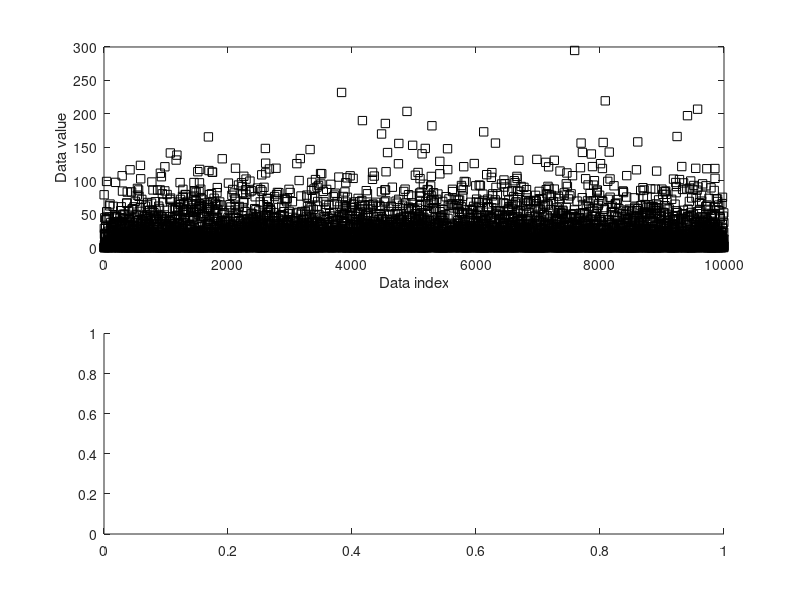

MATLAB code for this plot: (Note: this script raises an error after producing the figure.)
%%
%   COURSE: Master statistics and machine learning: intuition, math, code										
%      URL: udemy.com/course/statsml_x/?couponCode=202212 
% 
%  SECTION: Confidence intervals
%    VIDEO: Compute confidence intervals by formula
% 
%  TEACHER: Mike X Cohen, sincxpress.com
%

%%

% a clear MATLAB workspace is a clear mental workspace
close all; clear; clc

%% simulate data

popN = 1e7; % lots and LOTS of data!!

% the data (note: non-normal!)
population = (4*randn(popN,1)).^2;

% we can calculate the exact population mean
popMean = mean(population);

% let's see it
figure(1), clf
subplot(211)
% only plot every 1000th sample
plot(population(1:1000:end),'ks')
xlabel('Data index'), ylabel('Data value')

subplot(212)
histogram(population,'BinMethod','fd')
ylabel('Count'), xlabel('Data value')

%% draw a random sample

% parameters
samplesize = 40;
confidence = 95; % in percent

% compute sample mean
randSamples = randi(popN,samplesize,1);
samplemean  = mean(population(randSamples));
samplestd   = std(population(randSamples));

% compute confidence intervals
citmp = (1-confidence/100)/2;
confint = samplemean + tinv([citmp 1-citmp],samplesize-1) * samplestd/sqrt(samplesize);


% graph everything
figure(2), clf, hold on
patch(confint([1 1 2 2]),[0 1 1 0],'g','facealpha',.5,'edgecolor','none')
plot([1 1]*popMean,[0 1.5],'k:','linew',2)
plot([1 1]*samplemean,[0 1],'r--','linew',3)
set(gca,'xlim',[popMean-30 popMean+30],'ytick',[])
xlabel('Data values')
legend({[ num2str(confidence) '% CI region' ];'True mean';'Sample mean'},'box','off')

%% repeat for large number of samples

% parameters
samplesize = 50;
confidence = 95; % in percent
numExperiments = 5000;

withinCI = zeros(numExperiments,1);


% part of the CI computation can be done outside the loop
citmp = (1-confidence/100)/2;
CI_T  = tinv([citmp 1-citmp],samplesize-1);
sqrtN = sqrt(samplesize);

for expi=1:numExperiments
    
    % compute sample mean and CI as above
    randSamples = ceil(popN*rand(samplesize,1));
    samplemean  = mean(population(randSamples));
    samplestd   = std(population(randSamples));
    confint     = samplemean + CI_T * samplestd/sqrtN;
    
    % determine whether the True mean is inside this CI
    if popMean>confint(1) && popMean<confint(2)
        withinCI(expi) = 1;
    end
end

fprintf('%g%% of sample C.I.''s contained the true population mean.\n',100*mean(withinCI))

%% done.
